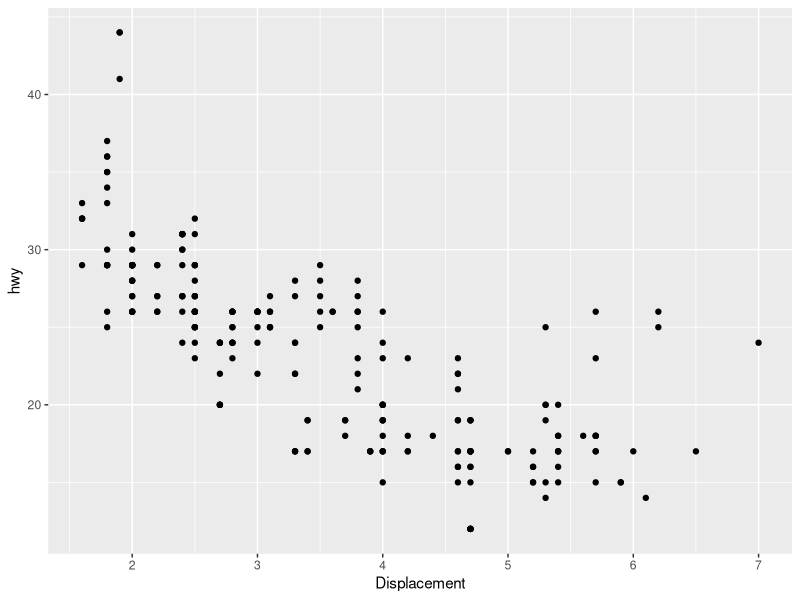
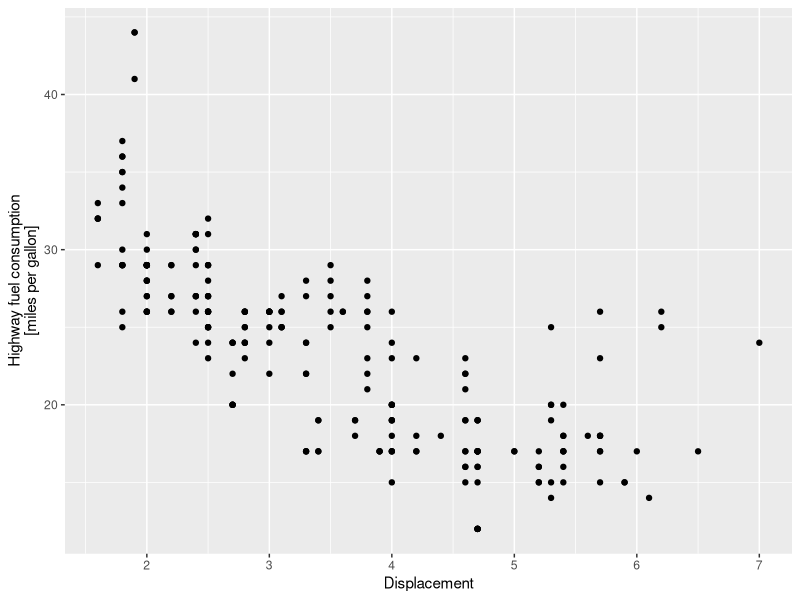
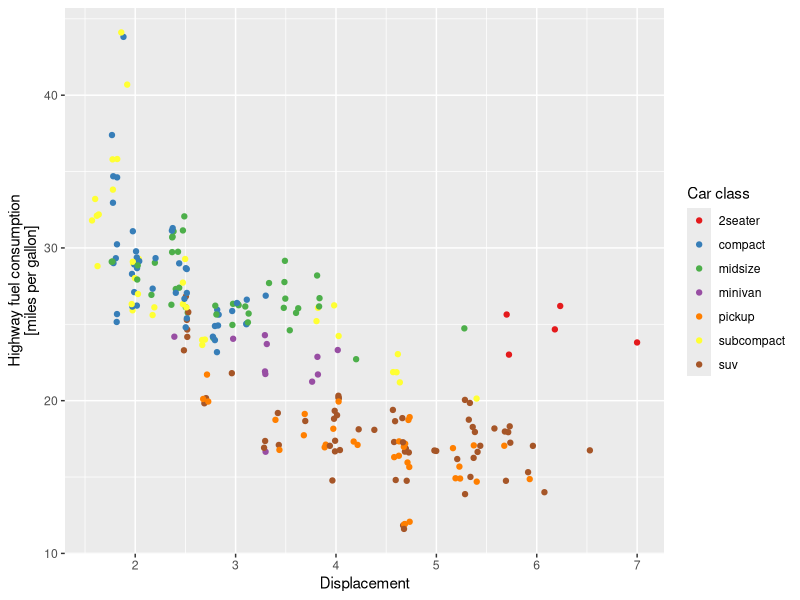
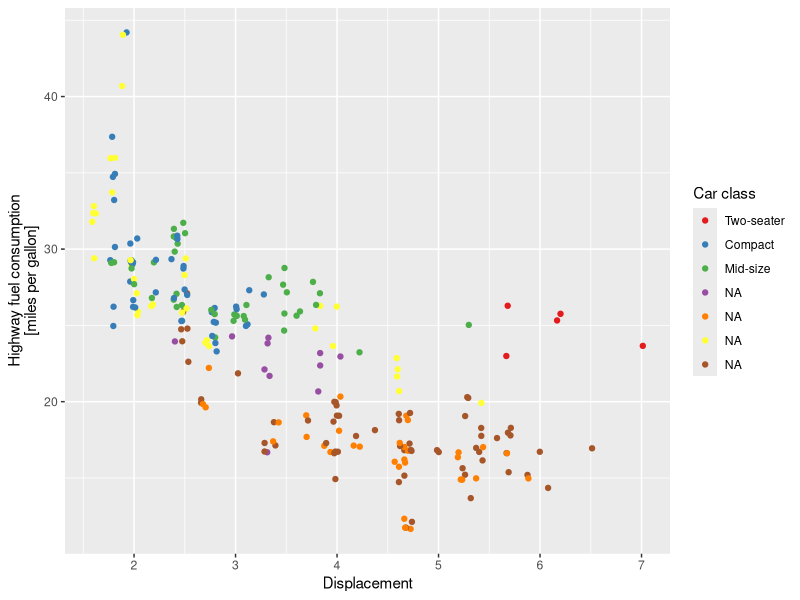

The R script that drew these images, in order:
library(tidyverse)

mpg %>%
  ggplot(aes(x = displ, y = hwy)) +
  geom_point() +
  scale_x_continuous("Displacement")

mpg %>%
  ggplot(aes(x = displ, y = hwy)) +
  geom_point() +
  scale_x_continuous("Displacement") +
  scale_y_continuous("Highway fuel consumption\n[miles per gallon]")

mpg %>%
  ggplot(aes(x = displ, y = hwy, color = class)) +
  geom_jitter() +
  scale_x_continuous("Displacement") +
  scale_y_continuous("Highway fuel consumption\n[miles per gallon]") +
  scale_color_brewer("Car class", palette = "Set1")

my_color_scale <-
  scale_color_brewer(
    "Car class",
    palette = "Set1",
    labels = c("Two-seater", "Compact", "Mid-size")
  )

mpg %>%
  ggplot(aes(x = displ, y = hwy, color = class)) +
  geom_jitter() +
  scale_x_continuous("Displacement") +
  scale_y_continuous("Highway fuel consumption\n[miles per gallon]") +
  scale_color_brewer(
    "Car class",
    palette = "Set1",
    labels = c("Two-seater", "Compact", "Mid-size")
  )
